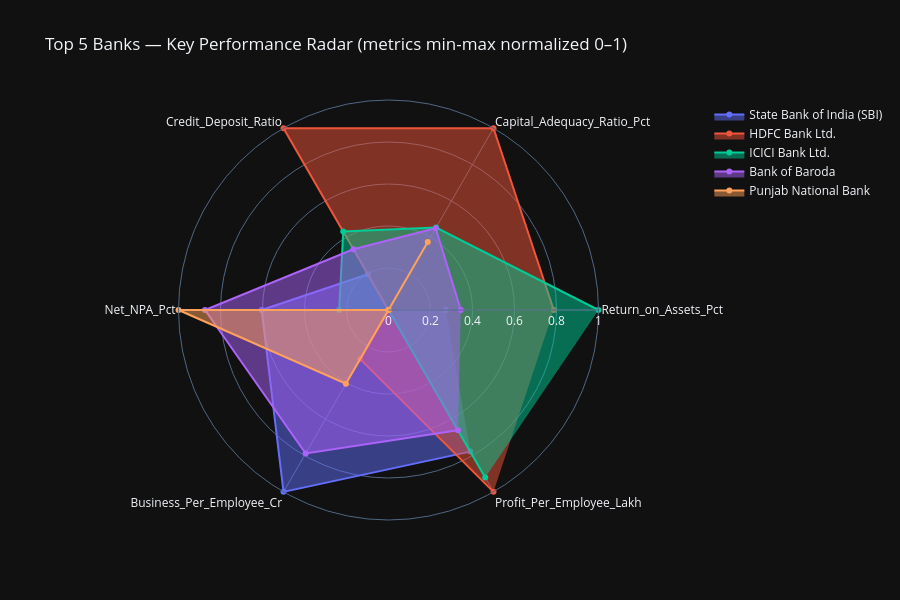

Notebook cell for this chart:
### Code cell
# ─── CELL 13 — Plotly: Radar Chart — Top 5 Bank Comparison ──────────────────
radar_metrics = ['Return_on_Assets_Pct', 'Capital_Adequacy_Ratio_Pct',
                 'Credit_Deposit_Ratio', 'Net_NPA_Pct',
                 'Business_Per_Employee_Cr', 'Profit_Per_Employee_Lakh']
top5 = latest.nlargest(5, 'Total_Assets_Cr')

# Min-max normalize each metric across the top-5 subset (0-1) so radically
# different units/scales (e.g. Cr vs %) can be compared on one radial axis.
top5_norm = top5[['Bank_Name'] + radar_metrics].copy()
for m in radar_metrics:
    lo, hi = top5_norm[m].min(), top5_norm[m].max()
    top5_norm[m] = 0.5 if hi == lo else (top5_norm[m] - lo) / (hi - lo)

fig = go.Figure()
for _, row in top5_norm.iterrows():
    vals = [row[m] for m in radar_metrics]
    fig.add_trace(go.Scatterpolar(r=vals, theta=radar_metrics, fill='toself', name=row['Bank_Name']))

fig.update_layout(
    polar=dict(radialaxis=dict(visible=True, range=[0, 1])),
    title='Top 5 Banks — Key Performance Radar (metrics min-max normalized 0–1)',
    template='plotly_dark', height=600)
fig.show()

### Figure 1 — Plotly figure (JSON) as saved in the notebook; plotly's stock layout.template omitted (floating-point values rounded to 4 significant figures)
{"data": [{"fill": "toself", "name": "State Bank of India (SBI)", "r": [0.2732, 0, 0.1968, 0.6038, 1, 0.7787], "theta": ["Return_on_Assets_Pct", "Capital_Adequacy_Ratio_Pct", "Credit_Deposit_Ratio", "Net_NPA_Pct", "Business_Per_Employee_Cr", "Profit_Per_Employee_Lakh"], "type": "scatterpolar"}, {"fill": "toself", "name": "HDFC Bank Ltd.", "r": [0.7869, 1, 1, 0, 0.2694, 1], "theta": ["Return_on_Assets_Pct", "Capital_Adequacy_Ratio_Pct", "Credit_Deposit_Ratio", "Net_NPA_Pct", "Business_Per_Employee_Cr", "Profit_Per_Employee_Lakh"], "type": "scatterpolar"}, {"fill": "toself", "name": "ICICI Bank Ltd.", "r": [1, 0.4535, 0.4313, 0.2348, 0, 0.9212], "theta": ["Return_on_Assets_Pct", "Capital_Adequacy_Ratio_Pct", "Credit_Deposit_Ratio", "Net_NPA_Pct", "Business_Per_Employee_Cr", "Profit_Per_Employee_Lakh"], "type": "scatterpolar"}, {"fill": "toself", "name": "Bank of Baroda", "r": [0.3443, 0.4491, 0.3342, 0.8737, 0.7891, 0.6618], "theta": ["Return_on_Assets_Pct", "Capital_Adequacy_Ratio_Pct", "Credit_Deposit_Ratio", "Net_NPA_Pct", "Business_Per_Employee_Cr", "Profit_Per_Employee_Lakh"], "type": "scatterpolar"}, {"fill": "toself", "name": "Punjab National Bank", "r": [0, 0.3739, 0, 1, 0.4056, 0], "theta": ["Return_on_Assets_Pct", "Capital_Adequacy_Ratio_Pct", "Credit_Deposit_Ratio", "Net_NPA_Pct", "Business_Per_Employee_Cr", "Profit_Per_Employee_Lakh"], "type": "scatterpolar"}], "layout": {"height": 600, "polar": {"radialaxis": {"range": [0, 1], "visible": true}}, "title": {"text": "Top 5 Banks — Key Performance Radar (metrics min-max normalized 0–1)"}}}
